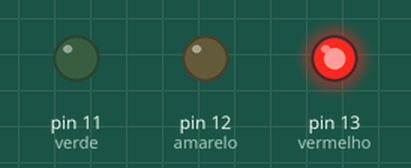
The sketch below on a simulated Arduino Uno, built with avr-gcc and run on an emulated ATmega328P. Shown: output pins drawn as LEDs (lit = HIGH).

Above: at 1.5 s.
At 4.0 s:
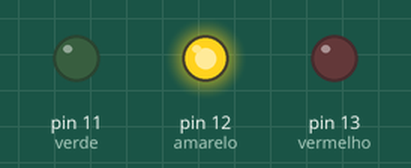
At 6.5 s:
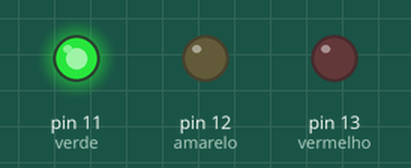
Timing chart, 0 to 10.4 s (numbered marks = the images above):
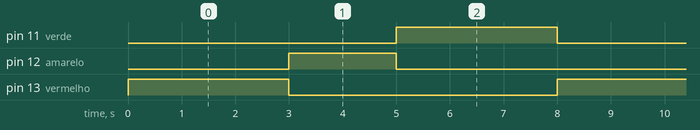

Measured:
- by itself, pin 11 (verde), pin 13 (vermelho): alternates HIGH for 3.0 s and LOW for 5.0 s
- by itself, pin 12 (amarelo): alternates HIGH for 2.0 s and LOW for 6.0 s
- by itself, everything shown: repeats every 8.0 s, in 3 steps

The sketch:

semaforo.ino
```cpp
#define vermelho 13
#define amarelo 12
#define verde 11

void setup()
{
	pinMode(vermelho, OUTPUT);
	pinMode(amarelo, OUTPUT);
	pinMode(verde, OUTPUT);
}

void loop()
{
	digitalWrite(vermelho, HIGH);
	digitalWrite(amarelo, LOW);
	digitalWrite(verde, LOW);
	delay(3000);
	digitalWrite(vermelho, LOW);
	digitalWrite(amarelo, HIGH);
	delay(2000);
	digitalWrite(amarelo, LOW);
	digitalWrite(verde, HIGH);
	delay(3000);
}
```
